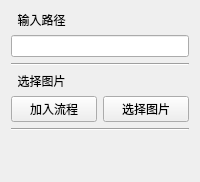
         <widget class="QWidget" name="page_4">
          <layout class="QGridLayout" name="gridLayout_4">
           <item row="1" column="0" colspan="2">
            <widget class="QLineEdit" name="lineEdit"/>
           </item>
           <item row="7" column="0">
            <spacer name="verticalSpacer_3">
             <property name="orientation">
              <enum>Qt::Vertical</enum>
             </property>
             <property name="sizeHint" stdset="0">
              <size>
               <width>20</width>
               <height>40</height>
              </size>
             </property>
            </spacer>
           </item>
           <item row="7" column="1">
            <spacer name="verticalSpacer_4">
             <property name="orientation">
              <enum>Qt::Vertical</enum>
             </property>
             <property name="sizeHint" stdset="0">
              <size>
               <width>20</width>
               <height>40</height>
              </size>
             </property>
            </spacer>
           </item>
           <item row="0" column="0">
            <widget class="QLabel" name="label_3">
             <property name="text">
              <string>  输入路径</string>
             </property>
            </widget>
           </item>
           <item row="3" column="0">
            <widget class="QLabel" name="label">
             <property name="text">
              <string>  选择图片</string>
             </property>
            </widget>
           </item>
           <item row="4" column="1">
            <widget class="QPushButton" name="pushButton_7">
             <property name="text">
              <string>选择图片</string>
             </property>
            </widget>
           </item>
           <item row="4" column="0">
            <widget class="QPushButton" name="pushButton_8">
             <property name="styleSheet">
              <string notr="true"/>
             </property>
             <property name="text">
              <string>加入流程</string>
             </property>
            </widget>
           </item>
           <item row="2" column="0" colspan="2">
            <widget class="Line" name="line_9">
             <property name="orientation">
              <enum>Qt::Horizontal</enum>
             </property>
            </widget>
           </item>
           <item row="6" column="0" colspan="2">
            <widget class="Line" name="line_7">
             <property name="orientation">
              <enum>Qt::Horizontal</enum>
             </property>
            </widget>
           </item>
          </layout>
         </widget>
